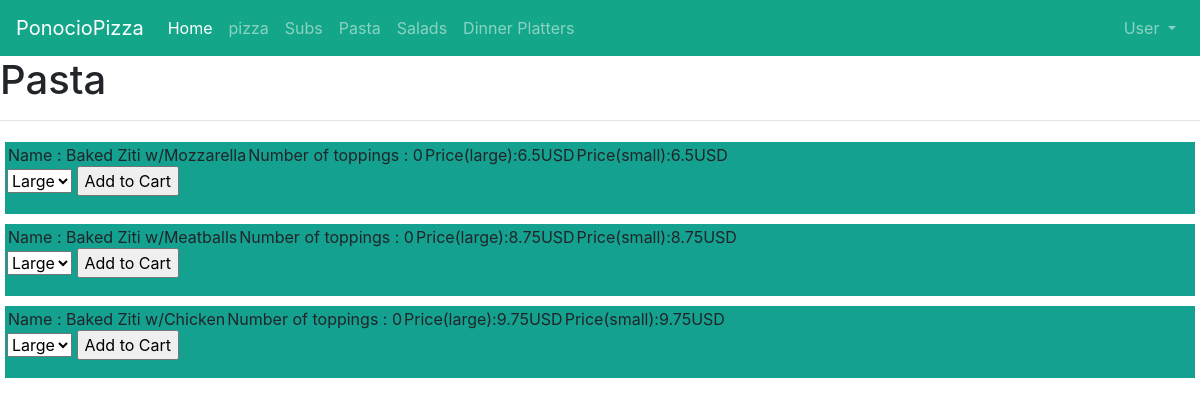
Page /Pasta on the committed database.
### ponopiza/models.py (models this page shows, shortened)
class category(models.Model):
    name = models.CharField(max_length=64)
    def __str__(self):
        return( f"{self.name}")

class items(models.Model):
    itemsname = models.CharField(max_length=64)
    cat = models.ForeignKey(category,on_delete=models.CASCADE,related_name="itemslist")
    topngNO = models.IntegerField()
    small = models.FloatField()
    large = models.FloatField()

### ponopiza/views.py (the view)
# urls.py: path("<str:category_name>",views.menu,name="menu"),
def menu(request,category_name):
    try:
        catg=category.objects.get(name=category_name)
    except category.DoesNotExist:
        raise Http404("category doesnot exist")
    list=catg.itemslist.all()
    is_pizza=False
    if category_name=="pizza":
        is_pizza=True
    context={
    "itemlist":list,
    "category":catg,
    "groups":category.objects.all(),
    "category_name":category_name,
    "toppings":toppings.objects.all(),
    "is_pizza":is_pizza
    }
    return(render(request,"users/mainpage1.html",context))

### ponopiza/templates/users/mainpage1.html (shortened to what this page needs)
<DOCTYPE! html>
<html>
      <head>
          <link rel="stylesheet" href="https://stackpath.bootstrapcdn.com/bootstrap/4.5.0/css/bootstrap.min.css">
      </head>
      <body>
      <nav class="navbar navbar-expand-lg navbar-dark bg-h">
        <a class="navbar-brand" href="#">PonocioPizza</a>
    <div class="collapse navbar-collapse" id="navbarNavDropdown">
      <ul class="navbar-nav mr-auto">
        <li class="nav-item active">
          <a class="nav-link" href="#">Home <span class="sr-only">(current)</span></a>
        </li>
        {% for category in groups %}
        <li class="nav-item">
          <a class="nav-link" href="{% url 'menu' category %}" data-name={{category}}>{{category}}</a>
        </li>
        {% endfor %}
      </ul>
        <ul class="navbar-nav ml-auto">
        <li class="nav-item dropdown" style="">
          <a class="nav-link dropdown-toggle" href="#" id="navbarDropdownMenuLink" role="button" data-toggle="dropdown" aria-haspopup="true" aria-expanded="false">
            User
          </a>
        </li>
      </ul>
    </div>
  </nav>
  <div class="menu">
    <h1 class="catname">{{ category.name }}</h1>
    <hr>
    <div class="items">
      {% for item in itemlist %}
      <div class="itemsdiv">
        <table>
          <tr>
            <td>Name : {{ item.itemsname }}</td>
            <td>Number of toppings : {{ item.topngNO }}</td>
            <td>Price(large):{{ item.large }}USD</td>
            <td>Price(small):{{ item.small }}USD</td>
          </tr>
        </table>
          <form class="choice" action="{% url 'addtocart' item.itemsname %}" method="post">
            <select name="size">
              <option value="large">Large</option>
            </select>
            <input type="submit" value="Add to Cart">
          </form>
      </div>
      {% endfor %}
    </div>
  </div>
  </body>
  </html>

### ponopiza/templates/users/mainpage1.html (style rules this page uses)
.nav-link { padding-right:.5rem !important; padding-left: .5rem !important; }
.bg-h { background-color: #14a689; }
.itemsdiv { background-color: #14a190; border:5px solid white; padding:2px; }

### rows in the picture
category: name "pizza"
category: name "Subs"
category: name "Pasta"
category: name "Salads"
category: name "Dinner Platters"
items: itemsname "Baked Ziti w/Mozzarella", topngNO "0", large "6.5", small "6.5"
items: itemsname "Baked Ziti w/Meatballs", topngNO "0", large "8.75", small "8.75"
items: itemsname "Baked Ziti w/Chicken", topngNO "0", large "9.75", small "9.75"
